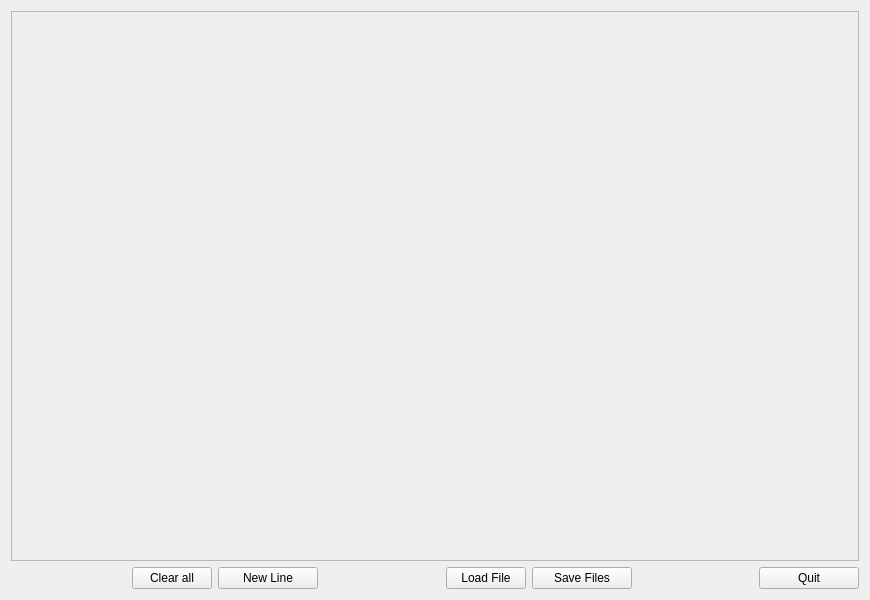
<?xml version="1.0" encoding="UTF-8"?>
<ui version="4.0">
 <class>MainInterface</class>
 <widget class="QWidget" name="MainInterface">
  <property name="geometry">
   <rect>
    <x>0</x>
    <y>0</y>
    <width>870</width>
    <height>600</height>
   </rect>
  </property>
  <property name="minimumSize">
   <size>
    <width>870</width>
    <height>600</height>
   </size>
  </property>
  <property name="windowTitle">
   <string>Form</string>
  </property>
  <layout class="QGridLayout" name="gridLayout">
   <item row="1" column="0">
    <layout class="QHBoxLayout" name="horizontalLayout">
     <item>
      <spacer name="horizontalSpacer_3">
       <property name="orientation">
        <enum>Qt::Horizontal</enum>
       </property>
       <property name="sizeHint" stdset="0">
        <size>
         <width>40</width>
         <height>20</height>
        </size>
       </property>
      </spacer>
     </item>
     <item>
      <widget class="QPushButton" name="clearButton">
       <property name="text">
        <string>Clear all</string>
       </property>
      </widget>
     </item>
     <item>
      <widget class="QPushButton" name="newLineButton">
       <property name="minimumSize">
        <size>
         <width>100</width>
         <height>0</height>
        </size>
       </property>
       <property name="text">
        <string>New Line</string>
       </property>
      </widget>
     </item>
     <item>
      <spacer name="horizontalSpacer">
       <property name="orientation">
        <enum>Qt::Horizontal</enum>
       </property>
       <property name="sizeHint" stdset="0">
        <size>
         <width>40</width>
         <height>20</height>
        </size>
       </property>
      </spacer>
     </item>
     <item>
      <widget class="QPushButton" name="loadButton">
       <property name="text">
        <string>Load File</string>
       </property>
      </widget>
     </item>
     <item>
      <widget class="QPushButton" name="generateButton">
       <property name="minimumSize">
        <size>
         <width>100</width>
         <height>0</height>
        </size>
       </property>
       <property name="text">
        <string>Save Files</string>
       </property>
      </widget>
     </item>
     <item>
      <spacer name="horizontalSpacer_4">
       <property name="orientation">
        <enum>Qt::Horizontal</enum>
       </property>
       <property name="sizeHint" stdset="0">
        <size>
         <width>40</width>
         <height>20</height>
        </size>
       </property>
      </spacer>
     </item>
     <item>
      <widget class="QPushButton" name="quitButton">
       <property name="minimumSize">
        <size>
         <width>100</width>
         <height>0</height>
        </size>
       </property>
       <property name="text">
        <string>Quit</string>
       </property>
      </widget>
     </item>
    </layout>
   </item>
   <item row="0" column="0">
    <widget class="QScrollArea" name="scrollArea">
     <property name="minimumSize">
      <size>
       <width>700</width>
       <height>500</height>
      </size>
     </property>
     <property name="widgetResizable">
      <bool>true</bool>
     </property>
     <widget class="QWidget" name="scrollAreaWidgetContents">
      <property name="geometry">
       <rect>
        <x>0</x>
        <y>0</y>
        <width>844</width>
        <height>532</height>
       </rect>
      </property>
      <layout class="QVBoxLayout" name="verticalLayout">
       <item>
        <spacer name="verticalSpacer">
         <property name="orientation">
          <enum>Qt::Vertical</enum>
         </property>
         <property name="sizeHint" stdset="0">
          <size>
           <width>20</width>
           <height>52</height>
          </size>
         </property>
        </spacer>
       </item>
      </layout>
     </widget>
    </widget>
   </item>
  </layout>
 </widget>
 <resources/>
 <connections/>
</ui>
